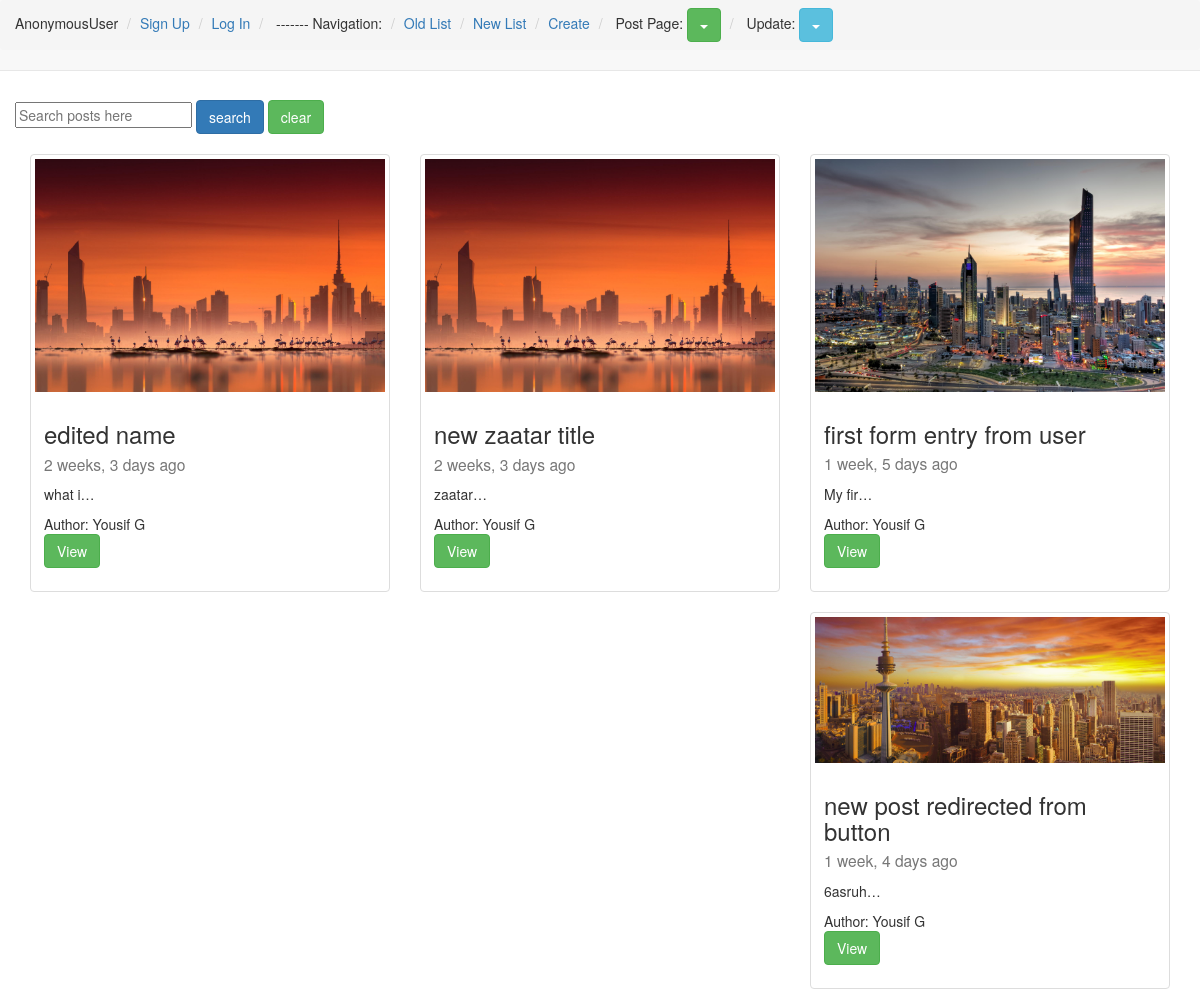
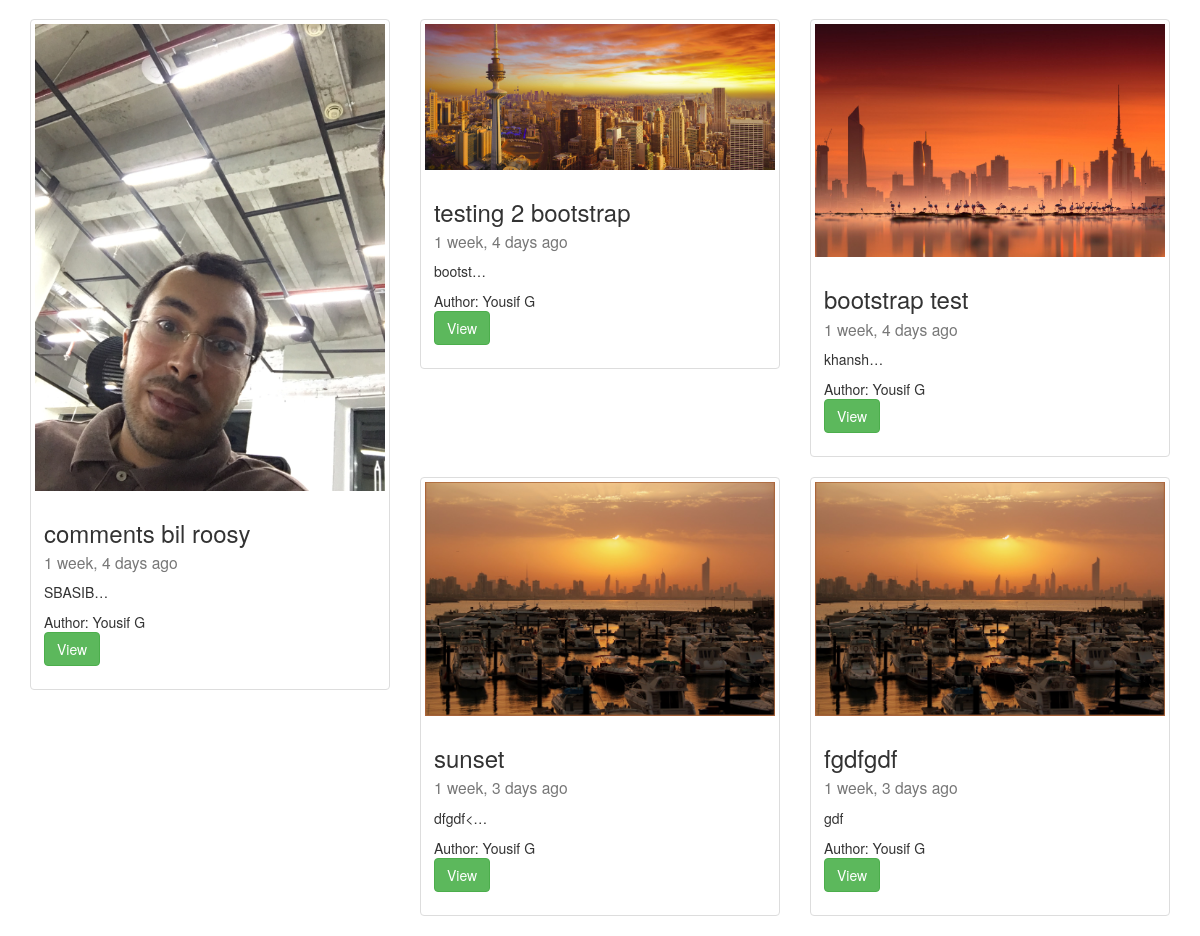
Page /list/ on the committed database (2 pictures, top to bottom).
### post/models.py (models this page shows, shortened)
class Post(models.Model):
	author = models.ForeignKey(User, default=1)
	title = models.CharField(max_length=140)
	content = models.TextField()
	draft = models.BooleanField(default=False)
	image = models.ImageField(upload_to="blog_images", null=True, blank=True)
	updated = models.DateTimeField(auto_now=True)
	timestamp = models.DateTimeField(auto_now_add=True)
	publish = models.DateField()
	slug = models.SlugField(unique=True)
	def absurl(self):
		return reverse("posts:id", kwargs={"slug": self.slug})

### post/views.py (the view, shortened to what this page needs)
# urls.py: url(r'^list/$', views.post_list, name="list"),
def post_list(request):
	today = timezone.now().date()
	post_list = Post.objects.filter(draft=False).filter(publish__lte=today)
	if request.user.is_staff or request.user.is_superuser:
		post_list = Post.objects.all()
	post_one = Post.objects.get(title="edited name")
	query = request.GET.get("q")
	context = {
	"title": "(this is taken from the context)",
	"user": request.user,
	"post_list": post_list,
	"post_one": post_one,
	"today": today,
	}
	return render(request, 'newlist.html', context)

### post/templatetags/urlify.py (called while the page is built)
@register.filter
def urlify(value):
	return quote(value)

### post/templates/newlist.html (shortened to what this page needs)
{% extends "base.html" %}
{% load urlify %}
{% block content %}
<div class="row">
<form action="{% url 'posts:list' %}" method="GET">
<input type="text" name="q" placeholder="Search posts here" value="{{request.GET.q}}">
<input type="submit" value="search" class="btn btn-primary">
<input type="reset" value="clear" class="btn btn-success">
</form>
<br>
   {% for x in post_list %}
  <div class="col-sm-6 col-md-4">
    <div class="thumbnail">
    {% if x.image %}
      <img src="{{x.image.url}}" class="img-responsive">
     {% endif %}
      <div class="caption">
        <h3>{{x.title}}<br><small>{{x.timestamp|timesince}} ago</small></h3>
        <p>{{x.content|linebreaks|truncatechars:10}}</p>
        Author: {{x.author.get_full_name}}<br>
        <p><a href="{{x.absurl}}" class="btn btn-success" role="button">View</a>
        </p>
      </div>
    </div>
  </div>
  {% endfor %}
</div>
{% endblock content %}

### rows in the picture
Post: image (picture), title "edited name", timestamp "2 weeks, 3 days", content "what i…", author.get_full_name "Yousif G"
Post: image (picture), title "new zaatar title", timestamp "2 weeks, 3 days", content "zaatar…", author.get_full_name "Yousif G"
Post: image (picture), title "first form entry from user", timestamp "1 week, 5 days", content "My fir…", author.get_full_name "Yousif G"
Post: image (picture), title "new post redirected from button", timestamp "1 week, 4 days", content "6asruh…", author.get_full_name "Yousif G"
Post: image (picture), title "comments bil roosy", timestamp "1 week, 4 days", content "SBASIB…", author.get_full_name "Yousif G"
Post: image (picture), title "testing 2 bootstrap", timestamp "1 week, 4 days", content "bootst…", author.get_full_name "Yousif G"
Post: image (picture), title "bootstrap test", timestamp "1 week, 4 days", content "khansh…", author.get_full_name "Yousif G"
Post: image (picture), title "sunset", timestamp "1 week, 3 days", content "dfgdf<…", author.get_full_name "Yousif G"
Post: image (picture), title "fgdfgdf", timestamp "1 week, 3 days", content "gdf", author.get_full_name "Yousif G"

### other values in the picture
{{ request.user }} "AnonymousUser"
